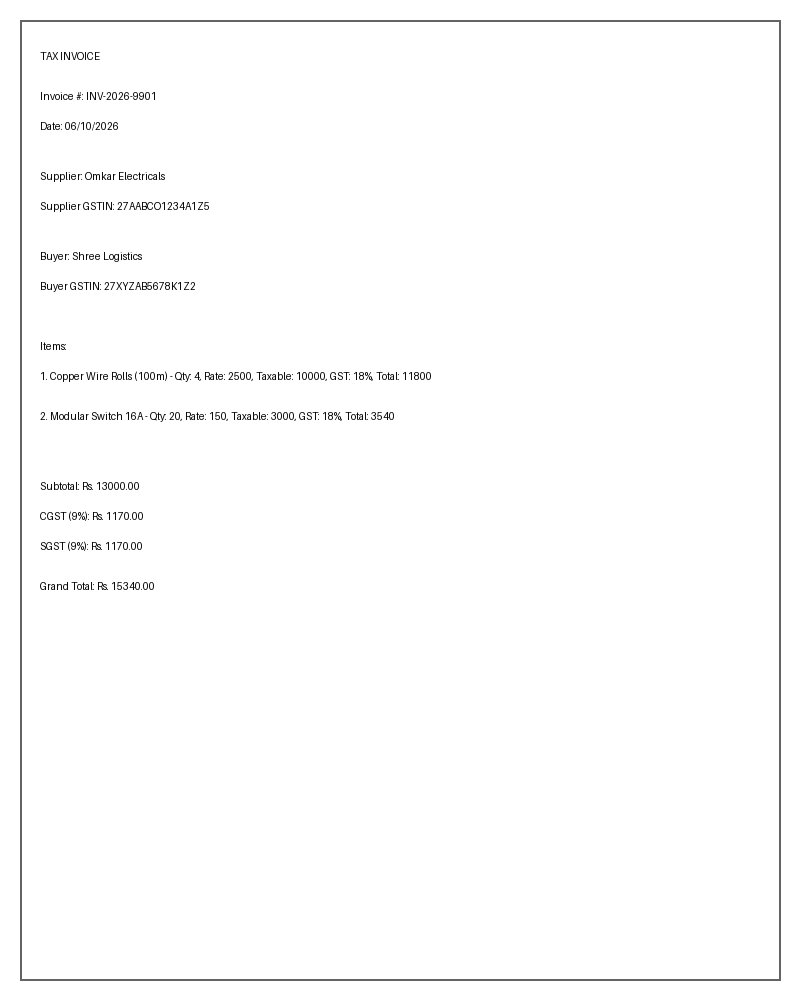
#> input picture vyom-invoice-ai/sample_invoices/printed/sample_invoice.png, 800 x 1000 px
$ python -i image_processor.py   (imports and definitions only)   (older library calls are emulated)
#> lines starting #> are read from the running program, lines starting #| are printed output that depends on the picture
#> further down, picture is the input picture: shape (1000, 800); min 1, max 255, mean 252.3
import cv2
import numpy as np
from PIL import Image
import io
from typing import Dict, Any, Optional

# [6 lines left out: function _resize_if_needed, not called in this run]

def _deskew(gray: np.ndarray) -> np.ndarray:
    """Correct image rotation using Hough line transform."""
    try:
        edges = cv2.Canny(gray, 50, 150, apertureSize=3)
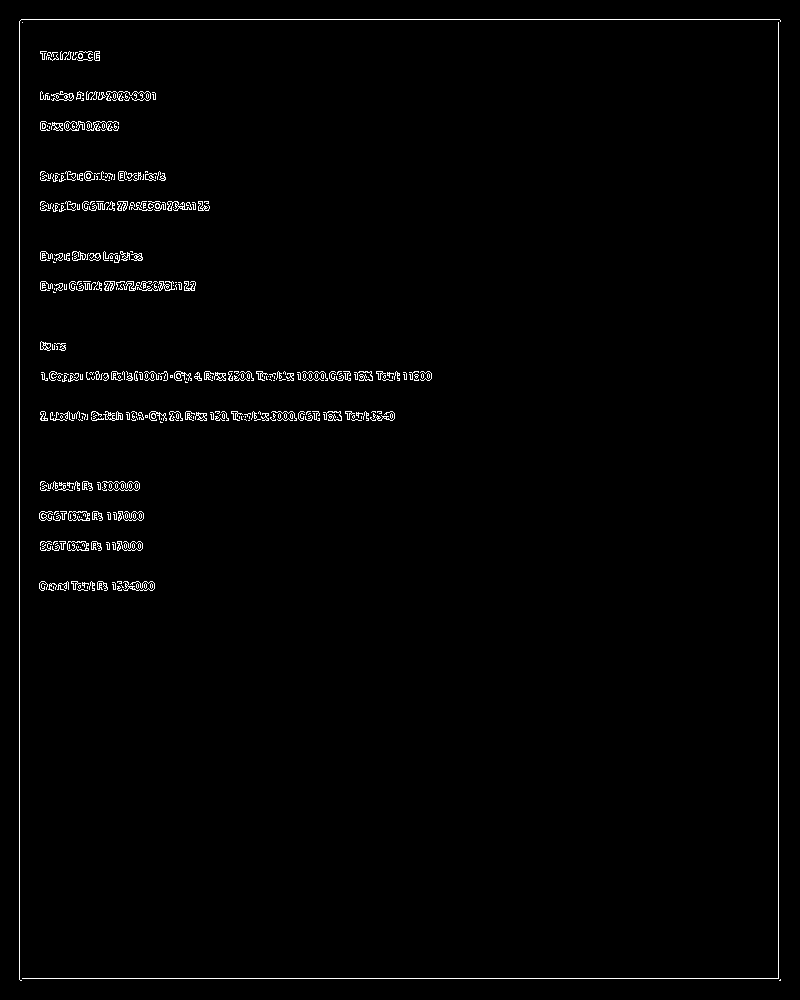
#> edges: shape (1000, 800); 1.4% white in thin lines or dots
        lines = cv2.HoughLines(edges, 1, np.pi / 180, 100)
#> lines = 21 rows, first 8: [19, 0], [778, 0], [19, 1.57], [978, 1.57], [373, 1.57], [381, 1.55], [380, 1.57], [413, 1.57]
        if lines is None:
            return gray
        angles = []
        for rho, theta in lines[:, 0]:
            angle = (theta - np.pi / 2) * 180 / np.pi
            if abs(angle) < 45:
                angles.append(angle)
#> this loop made 21 passes
#> (rho, theta, angle) on passes 1 to 12: (19, 0, -90), (778, 0, -90), (19, 1.57, 2.5e-06), (978, 1.57, 2.5e-06), (373, 1.57, 2.5e-06), (381, 1.55, -1), (380, 1.57, 2.5e-06), (413, 1.57, 2.5e-06), (372, 1.59, 1), (419, 1.57, 2.5e-06), (378, 1.55, -1), (421, 1.55, -1)
#> after the loop, angles = [2.5e-06, 2.5e-06, 2.5e-06, -1, 2.5e-06, 2.5e-06, 1, 2.5e-06, -1, -1, 1, 2.5e-06, -2, -2, 1, 2, -2, -1, 2]
        if not angles:
            return gray
        median_angle = float(np.median(angles))
#> median_angle = 2.5e-06
        if abs(median_angle) < 0.5:
            return gray
        h, w = gray.shape
        M = cv2.getRotationMatrix2D((w // 2, h // 2), median_angle, 1.0)
        return cv2.warpAffine(gray, M, (w, h), flags=cv2.INTER_CUBIC, borderMode=cv2.BORDER_REPLICATE)
    except Exception:
        return gray

# [71 lines left out: functions preprocess_image, cv2_to_pil, pil_to_bytes, analyze_image_quality, not called in this run]

# [25 lines not run here, left out]

>>> import cv2
>>> picture = cv2.imread('../../../sample_invoices/printed/sample_invoice.png', cv2.IMREAD_GRAYSCALE)
>>> result = _deskew(picture)
